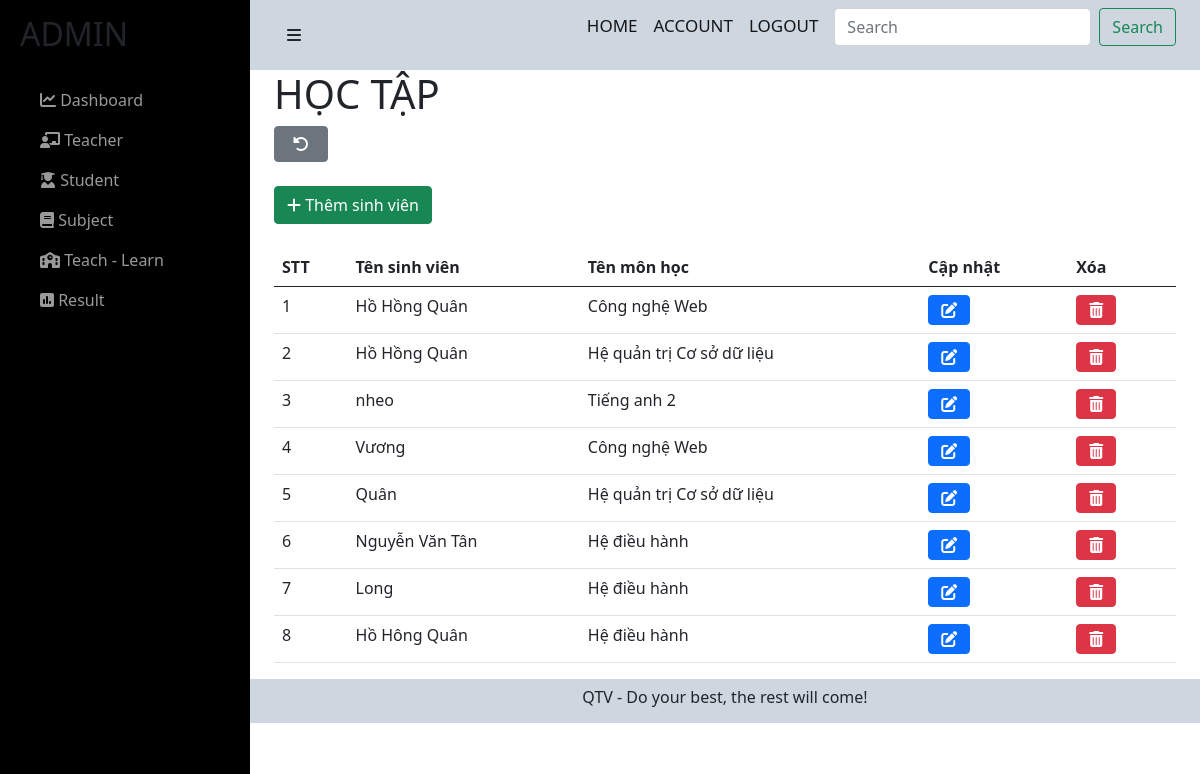
The page /admin/admin/learn.php (signed in) on the database its author committed.
### tables this page shows
CREATE TABLE `relationship` (
  `user_id` int(11) NOT NULL,
  `idMH` int(11) NOT NULL,
  `note` varchar(255) DEFAULT NULL
);

CREATE TABLE `users` (
  `user_id` int(11) NOT NULL,
  `user_name` varchar(255) NOT NULL,
  `user_avatar` varchar(255) DEFAULT NULL,
  `user_gioitinh` tinyint(4) NOT NULL,
  `user_birthday` date NOT NULL,
  `user_phone` varchar(255) NOT NULL,
  `user_email` varchar(255) NOT NULL,
  `user_pass` varchar(255) NOT NULL,
  `user_level` int(11) NOT NULL,
  `status` tinyint(4) NOT NULL,
  `code` varchar(255) NOT NULL,
  `code_forgot` varchar(255) NOT NULL
);

CREATE TABLE `monhoc` (
  `idMH` int(11) NOT NULL,
  `nameMH` varchar(255) NOT NULL,
  `TC` int(11) NOT NULL
);

### admin/admin/learn.php (the view, shortened to what this page needs)
<?php include('../../config/config.php');
?>
<link href="https://cdn.jsdelivr.net/npm/bootstrap@5.0.2/dist/css/bootstrap.min.css" rel="stylesheet">
<link rel="stylesheet" href="https://cdnjs.cloudflare.com/ajax/libs/font-awesome/6.0.0-beta2/css/all.min.css" />
<link rel="stylesheet" href="../../css/result-admin.css">
<div id="wrapper">
    <div id="sidebar-wrapper">
        <ul class="sidebar-nav">
            <li class="sidebar-brand">
                <h2>ADMIN</h2>
            </li>
            <li>
                <a href="index.php"><i class="fas fa-chart-line"></i> Dashboard</a>
            </li>
            <li>
                <a href="teacher.php"><i class="fas fa-chalkboard-teacher"></i> Teacher</a>
            </li>
            <li>
                <a href="student.php"><i class="fas fa-user-graduate"></i> Student</a>
            </li>
            <li>
                <a href="subject.php"><i class="fas fa-book"></i> Subject</a>
            </li>
            <li>
                <a href="learn-teach-admin.php"><i class="fas fa-school"></i> Teach - Learn</a>
            </li>
            <li>
                <a href="result-admin.php"><i class="fas fa-poll"></i> Result</a>
            </li>
        </ul>
    </div>
    <div id="page-content-wrapper">
        <div class="container-fluid">
            <div class="row">
                <div class="col-lg-12">
                    <nav class="navbar navbar-light">
                        <div class="container-fluid">
                            <a href="#menu-toggle" class="btn btn-default" id="menu-toggle"><i class="fas fa-bars"></i></a>
                            <form class="d-flex">
                                <a href="" class="navbar-brand">HOME</a>
                                <a href="" class="navbar-brand">ACCOUNT</a>
                                <a href="../../login/logout.php" class="navbar-brand">LOGOUT</a>
                                <input class="form-control me-2" type="search" placeholder="Search" aria-label="Search">
                                <button class="btn btn-outline-success" type="submit">Search</button>
                            </form>
                        </div>
                    </nav>
                    <div class="container">
                        <h1>HỌC TẬP</h1><a href="./learn-teach-admin.php"><button style="padding:1% 2%;" type="button" class="btn btn-secondary text-white me-2"><i class="fas fa-undo-alt"></i></button></a>
                        <br>
                        <br>
                        <a href="./add-learn-admin.php"><button type="button" class="btn btn-success text-white me-2"><i class="fas fa-plus"></i> Thêm sinh viên</button></a>
                        <br><br>
                        <table class="table">
                            <thead>
                                <tr>
                                    <th scope="col">STT</th>
                                    <th scope="col">Tên sinh viên</th>
                                    <th scope="col">Tên môn học</th>
                                    <th scope="col">Cập nhật</th>
                                    <th scope="col">Xóa</th>
                                </tr>
                            </thead>
                            <tbody>
                                <?php
                                $sql = "SELECT * from relationship where note = 0";
                                $res = mysqli_query($conn, $sql);
                                $sn = 1;
                                if ($res == true) {
                                    while ($row = mysqli_fetch_assoc($res)) {
                                        $user_id = $row['user_id'];
                                        $idMH = $row['idMH'];
                                        $sql3 = "SELECT * FROM users WHERE user_id = '$user_id'";
                                        $res3 = mysqli_query($conn, $sql3);
                                        $row3 = mysqli_fetch_assoc($res3);
                                        $sql2 = "SELECT * FROM monhoc WHERE idMH = '$idMH'";
                                        $res2 = mysqli_query($conn, $sql2);
                                        $row2 = mysqli_fetch_assoc($res2);
                                ?>
                                        <tr>
                                            <td><?php echo $sn++ ?></td>
                                            <td><?php echo $row3['user_name']; ?></td>
                                            <td><?php echo $row2['nameMH']; ?></td>
                                            <td>
                                                <a href="./upd-learn-admin.php?user_id=<?php echo $user_id ?>"><button type="button" class="btn btn-primary text-white me-2"><i class="fas fa-edit"></i></button></a>
                                            </td>
                                            <td>
                                                <a href="./del-learn-admin.php?user_id=<?php echo $user_id ?>"><button type="button" class="btn btn-danger text-white me-2"><i class="fas fa-trash-alt"></i></button></a>
                                            </td>
                                        </tr>
                                <?php
                                    }
                                }
                                ?>
                            </tbody>
                        </table>
                    </div>
                </div>
            </div>
        </div>
    </div>
    <footer>
        <p class="ftr text-center">
            QTV - Do your best, the rest will come!
        </p>
    </footer>
</div>

### css/result-admin.css (style rules this page uses)
.row>* { padding : 0; }
#wrapper { padding-left: 0; -webkit-transition: all 0.5s ease; -moz-transition: all 0.5s ease; -o-transition: all 0.5s ease; transition: all 0.5s ease; }
.navbar-brand { font-size:17px; font-weight:500; }
#page-content-wrapper { padding: 50px; position: relative; }
#sidebar-wrapper { z-index: 1000; position: fixed; left: 250px; width: 0; height: 100%; margin-left: -250px; overflow-y: auto; background: #000; -webkit-transition: all 0.5s ease; -moz-transition: all 0.5s ease; -o-transition: all 0.5s ease; transition: all 0.5s ease; }
#page-content-wrapper { width: 100%; position: absolute; padding: 15px; }
.sidebar-nav { position: absolute; top: 0; width: 250px; margin: 0; padding: 0; list-style: none; }
.sidebar-nav li { text-indent: 20px; line-height: 40px; }
.sidebar-nav li a { display: block; text-decoration: none; color: #999999; }
.sidebar-nav > .sidebar-brand { height: 65px; font-size: 18px; line-height: 60px; margin-top: 15px; }
@media (min-width:768px) { #wrapper { padding-left: 250px; } }
@media (min-width:768px) { #sidebar-wrapper { width: 250px; } }
@media (min-width:768px) { #page-content-wrapper { padding: 0; position: relative; } }
.navbar, .ftr { background-color: #ced6e0; }
.ftr { height:44px; margin-bottom: 0; padding-top:6px; }
.container { min-height: 521px; }

### rows shown on the page
relationship: user.user_name "Hồ Hồng Quân", idMH.nameMH "Công nghệ Web"
relationship: user.user_name "Hồ Hồng Quân", idMH.nameMH "Hệ quản trị Cơ sở dữ liệu"
relationship: user.user_name "nheo", idMH.nameMH "Tiếng anh 2"
relationship: user.user_name "Vương", idMH.nameMH "Công nghệ Web"
relationship: user.user_name "Quân", idMH.nameMH "Hệ quản trị Cơ sở dữ liệu"
relationship: user.user_name "Nguyễn Văn Tân", idMH.nameMH "Hệ điều hành"
relationship: user.user_name "Long", idMH.nameMH "Hệ điều hành"
relationship: user.user_name "Hồ Hông Quân", idMH.nameMH "Hệ điều hành"
